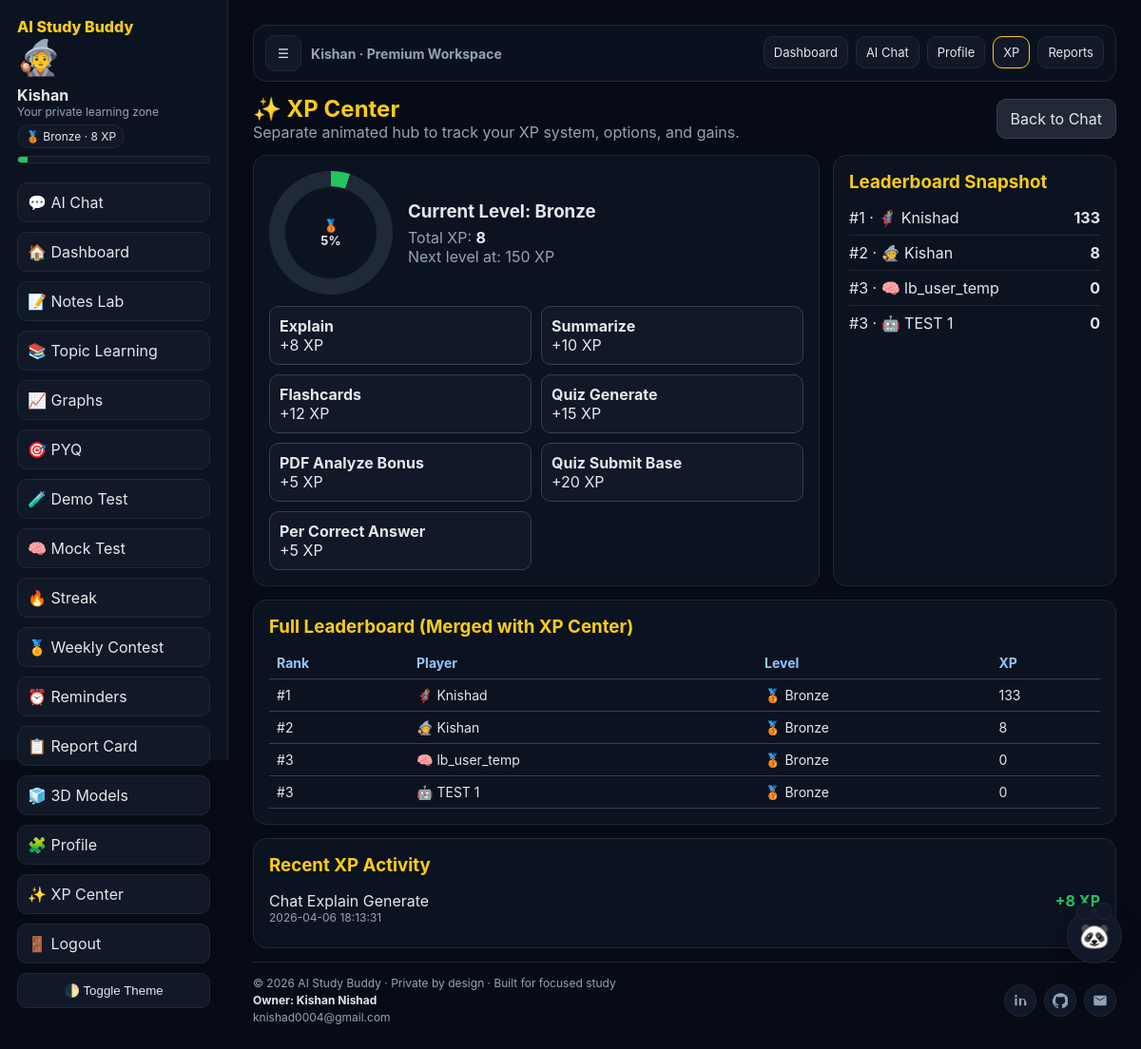
The app's page /xp-center (signed in) with its own data.
### tables this page shows
CREATE TABLE users (
            id INTEGER PRIMARY KEY AUTOINCREMENT,
            username TEXT UNIQUE NOT NULL,
            password_hash TEXT NOT NULL,
            avatar TEXT NOT NULL,
            created_at TEXT NOT NULL
        , xp INTEGER NOT NULL DEFAULT 0);

CREATE TABLE xp_events (
            id INTEGER PRIMARY KEY AUTOINCREMENT,
            user_id INTEGER NOT NULL,
            action TEXT NOT NULL,
            points INTEGER NOT NULL,
            date TEXT NOT NULL,
            FOREIGN KEY(user_id) REFERENCES users(id)
        );

### app.py (the view)
    @app.get("/xp-center")
    @login_required
    def xp_center():
        level_info = get_level_info(int(g.user["xp"]))
        events = get_user_xp_events(app, g.user["id"], 25)
        leaderboard = get_leaderboard(app, 50)
        return render_template(
            "xp_center.html",
            user=g.user,
            level_info=level_info,
            xp_rules=XP_RULES,
            events=events,
            leaderboard=leaderboard,
        )

### app.py (called while the page is built)
def get_db_connection(app: Flask) -> sqlite3.Connection:
    conn = sqlite3.connect(app.config["DATABASE_PATH"])
    conn.row_factory = sqlite3.Row
    return conn

def login_required(view):
    @wraps(view)
    def wrapped_view(*args, **kwargs):
        if "user_id" not in session:
            return redirect(url_for("login"))
        return view(*args, **kwargs)
    return wrapped_view

def get_current_user(app: Flask):
    user_id = session.get("user_id")
    if not user_id:
        return None
    conn = get_db_connection(app)
    user = conn.execute("SELECT id, username, avatar, xp FROM users WHERE id = ?", (user_id,)).fetchone()
    conn.close()
    return user

def get_level_info(xp: int):
    current_name = "Bronze"
    current_icon = "🥉"
    next_threshold = None
    for threshold, name, icon in LEVELS:
        if xp >= threshold:
            current_name = name
            current_icon = icon
        elif next_threshold is None:
            next_threshold = threshold
    progress_to_next = 100
    if next_threshold is not None:
        previous_threshold = 0
        for threshold, _, _ in LEVELS:
            if threshold <= xp:
                previous_threshold = threshold
        span = max(next_threshold - previous_threshold, 1)
        progress_to_next = int(((xp - previous_threshold) / span) * 100)
    return {
        "name": current_name,
        "icon": current_icon,
        "next_threshold": next_threshold,
        "progress": max(0, min(progress_to_next, 100)),
    }

def get_user_xp_events(app: Flask, user_id: int, limit: int = 20):
    conn = get_db_connection(app)
    rows = conn.execute(
        """
        SELECT action, points, date
        FROM xp_events
        WHERE user_id = ?
        ORDER BY id DESC
        LIMIT ?
        """,
        (user_id, limit),
    ).fetchall()
    conn.close()
    return rows

### templates/xp_center.html (shortened to what this page needs)
{% extends 'base.html' %}
{% block content %}
<section class="hero">
  <div>
    <h1>✨ XP Center</h1>
    <p style="color:#94a3b8">Separate animated hub to track your XP system, options, and gains.</p>
  </div>
  <a href="{{ url_for('chat') }}" style="padding:10px 14px;border-radius:10px;border:1px solid #334155;background:#1f2937">Back to Chat</a>
</section>
<div class="grid">
  <section class="panel">
    <div style="display:flex;gap:16px;align-items:center;flex-wrap:wrap">
      <div class="xp-ring" id="xpRing" data-progress="{{ level_info['progress'] }}">
        <div class="xp-ring-label">
          {{ level_info['icon'] }}<br>
          {{ level_info['progress'] }}%
        </div>
      </div>
      <div>
        <h3 style="margin-bottom:6px">Current Level: {{ level_info['name'] }}</h3>
        <div style="color:#94a3b8">Total XP: <strong style="color:#e5e7eb">{{ user['xp'] }}</strong></div>
        {% if level_info['next_threshold'] %}
        <div style="color:#94a3b8">Next level at: {{ level_info['next_threshold'] }} XP</div>
        {% else %}
        <div style="color:#22c55e">Max level reached!</div>
        {% endif %}
      </div>
    </div>
    <div class="rules">
      <div class="rule"><strong>Explain</strong><div>+{{ xp_rules['explain'] }} XP</div></div>
      <div class="rule"><strong>Summarize</strong><div>+{{ xp_rules['summarize'] }} XP</div></div>
      <div class="rule"><strong>Flashcards</strong><div>+{{ xp_rules['flashcards'] }} XP</div></div>
      <div class="rule"><strong>Quiz Generate</strong><div>+{{ xp_rules['quiz'] }} XP</div></div>
      <div class="rule"><strong>PDF Analyze Bonus</strong><div>+{{ xp_rules['pdf_bonus'] }} XP</div></div>
      <div class="rule"><strong>Quiz Submit Base</strong><div>+{{ xp_rules['quiz_submit_base'] }} XP</div></div>
      <div class="rule"><strong>Per Correct Answer</strong><div>+{{ xp_rules['per_correct_answer'] }} XP</div></div>
    </div>
  </section>
  <section class="panel">
    <h3 style="margin-bottom:8px;color:#facc15">Leaderboard Snapshot</h3>
    {% for item in leaderboard[:10] %}
      <div class="rank-row">
        <div>#{{ item['rank'] }} · {{ item['avatar'] }} {{ item['username'] }}</div>
        <strong>{{ item['xp'] }}</strong>
      </div>
    {% endfor %}
  </section>
</div>
<section class="panel">
  <h3 style="margin-bottom:8px;color:#facc15">Full Leaderboard (Merged with XP Center)</h3>
  <table class="rank-table">
    <thead>
      <tr><th>Rank</th><th>Player</th><th>Level</th><th>XP</th></tr>
    </thead>
    <tbody>
      {% for item in leaderboard[:25] %}
      <tr>
        <td>#{{ item['rank'] }}</td>
        <td>{{ item['avatar'] }} {{ item['username'] }}</td>
        <td>{{ item['level']['icon'] }} {{ item['level']['name'] }}</td>
        <td>{{ item['xp'] }}</td>
      </tr>
      {% endfor %}
    </tbody>
  </table>
</section>
<section class="panel">
  <h3 style="margin-bottom:8px;color:#facc15">Recent XP Activity</h3>
  {% if events %}
    {% for event in events %}
      <div class="event">
        <div>
          <div style="text-transform:capitalize">{{ event['action'].replace('_', ' ') }}</div>
          <div style="font-size:12px;color:#94a3b8">{{ event['date'] }}</div>
        </div>
        <div class="plus">+{{ event['points'] }} XP</div>
      </div>
    {% endfor %}
  {% else %}
    <div style="color:#94a3b8">No XP activity yet. Do tasks in Chat to start earning XP.</div>
  {% endif %}
</section>
{% endblock %}

### templates/base.html (shortened to what this page needs)
<!DOCTYPE html>
<html lang="en">
<head>
</head>
<body>
  <div class="layout">
    {% if user %}
    <aside class="sidebar" id="appSidebar">
      <div class="sidebar-top">
        <div class="brand">AI Study Buddy</div>
      </div>
      <div class="avatar-badge">{{ user['avatar'] }}</div>
      <div><strong>{{ user['username'] }}</strong></div>
      <div class="small">Your private learning zone</div>
      {% if current_level %}
      <div class="level-pill">{{ current_level['icon'] }} {{ current_level['name'] }} · {{ user['xp'] }} XP</div>
      <div class="progress-track"><div class="progress-bar" data-progress="{{ current_level['progress'] }}"></div></div>
      {% endif %}
      <nav class="menu">
        <a href="{{ url_for('chat') }}">💬 AI Chat</a>
        <a href="{{ url_for('dashboard') }}">🏠 Dashboard</a>
        <a href="{{ url_for('notes_lab') }}">📝 Notes Lab</a>
        <a href="{{ url_for('topic_learning') }}">📚 Topic Learning</a>
        <a href="{{ url_for('graphs_page') }}">📈 Graphs</a>
        <a href="{{ url_for('pyq_page') }}">🎯 PYQ</a>
        <a href="{{ url_for('demo_test') }}">🧪 Demo Test</a>
        <a href="{{ url_for('mock_test') }}">🧠 Mock Test</a>
        <a href="{{ url_for('streak_page') }}">🔥 Streak</a>
        <a href="{{ url_for('weekly_contest') }}">🏅 Weekly Contest</a>
        <a href="{{ url_for('reminders_page') }}">⏰ Reminders</a>
        <a href="{{ url_for('report_card') }}">📋 Report Card</a>
        <a href="{{ url_for('models_3d') }}">🧊 3D Models</a>
        <a href="{{ url_for('profile') }}">🧩 Profile</a>
        <a href="{{ url_for('xp_center') }}">✨ XP Center</a>
        <a href="{{ url_for('logout') }}">🚪 Logout</a>
      </nav>
      <button id="themeToggle" class="theme-toggle" type="button">🌓 Toggle Theme</button>
    </aside>
    {% endif %}
    <main class="main">
      {% if user %}
      <header class="topbar">
        <div class="topbar-left">
          <button id="sidebarToggle" class="sidebar-toggle" type="button" aria-label="Toggle sidebar">☰</button>
          <div class="top-title">{{ user['username'] }} · Premium Workspace</div>
        </div>
        <nav class="top-links" aria-label="Quick navigation">
          <a href="{{ url_for('dashboard') }}" class="{% if request.endpoint == 'dashboard' %}active{% endif %}">Dashboard</a>
          <a href="{{ url_for('chat') }}" class="{% if request.endpoint == 'chat' %}active{% endif %}">AI Chat</a>
          <a href="{{ url_for('profile') }}" class="{% if request.endpoint == 'profile' %}active{% endif %}">Profile</a>
          <a href="{{ url_for('xp_center') }}" class="{% if request.endpoint == 'xp_center' %}active{% endif %}">XP</a>
          <a href="{{ url_for('report_card') }}" class="{% if request.path.startswith('/report-card') %}active{% endif %}">Reports</a>
        </nav>
      </header>
      {% endif %}
      <div class="main-content">
      {% block content %}{% endblock %}
      <footer class="footer">
        <div class="footer-row">
          <div class="owner">
            <div>© 2026 AI Study Buddy · Private by design · Built for focused study</div>
            <strong>Owner: Kishan Nishad</strong>
            <div class="owner-mail">knishad0004@gmail.com</div>
          </div>
          <div class="owner-icons">
            <a class="icon-btn icon-wrap" data-tooltip="LinkedIn" href="https://www.linkedin.com/in/kishan-nishad-161a73392" target="_blank" rel="noopener noreferrer" aria-label="LinkedIn" title="LinkedIn">
              <svg viewBox="0 0 24 24" aria-hidden="true"><path d="M6.94 8.5H3.56V20h3.38V8.5zM5.25 7.03a1.97 1.97 0 1 0 0-3.94 1.97 1.97 0 0 0 0 3.94zM20.44 13.37c0-3.07-1.64-4.5-3.82-4.5-1.76 0-2.55.97-2.99 1.65V8.5h-3.38V20h3.38v-6.43c0-1.7.32-3.34 2.43-3.34 2.08 0 2.11 1.95 2.11 3.45V20h3.38v-6.63z"/></svg>
            </a>
            <a class="icon-btn icon-wrap" data-tooltip="GitHub" href="https://github.com/code-with-kishan" target="_blank" rel="noopener noreferrer" aria-label="GitHub" title="GitHub">
            </a>
            <a class="icon-btn icon-wrap" data-tooltip="Email" href="mailto:knishad0004@gmail.com" aria-label="Email" title="Email">
              <svg viewBox="0 0 24 24" aria-hidden="true"><path d="M20 4H4a2 2 0 0 0-2 2v12a2 2 0 0 0 2 2h16a2 2 0 0 0 2-2V6a2 2 0 0 0-2-2zm0 3.2-8 5-8-5V6l8 5 8-5v1.2z"/></svg>
            </a>
          </div>
        </div>
      </footer>
      </div>
    </main>
  </div>
  {% if user %}
  <button id="buddyFab" class="buddy-fab" type="button" aria-label="Open AI helper">🐼</button>
  {% endif %}
</body>
</html>

### templates/base.html (style rules this page uses)
:root { --bg:#070b16; --text:#e5e7eb; --muted:#94a3b8; --card:#0b1220; --card-2:#111827; --border:#1f2937; --accent:#facc15; --chat-panel:#1d1336; --chat-head:#2a1a4f; --chat-ai:#261a45; --chat-user:#1f2937; }
* { margin:0;padding:0;box-sizing:border-box }
body { font-family:Inter,system-ui,-apple-system,sans-serif;background:var(--bg);color:var(--text);transition:background .2s ease,color .2s ease;overflow-x:hidden }
a { text-decoration:none;color:inherit }
.layout { display:grid;grid-template-columns:240px 1fr;min-height:100vh }
.sidebar { background:var(--card);border-right:1px solid var(--border);padding:18px;position:sticky;top:0;height:100vh }
.sidebar-top { display:flex;align-items:center;justify-content:space-between;gap:10px }
.sidebar-top .brand { margin-bottom:0 }
.brand { font-weight:800;color:var(--accent);margin-bottom:20px }
.avatar-badge { font-size:36px;margin-bottom:8px }
.small { font-size:12px;color:var(--muted) }
.level-pill { display:inline-block;margin-top:6px;padding:4px 8px;border-radius:999px;background:var(--card-2);border:1px solid var(--border);font-size:12px }
.progress-track { height:8px;background:var(--card-2);border-radius:999px;overflow:hidden;margin-top:8px;border:1px solid var(--border) }
.progress-bar { height:100%;background:#22c55e }
.menu { display:flex;flex-direction:column;gap:10px;margin-top:20px }
.menu a { padding:10px;border-radius:10px;background:var(--card-2);border:1px solid var(--border) }
.theme-toggle { margin-top:10px;padding:10px;border-radius:10px;border:1px solid var(--border);background:var(--card-2);color:var(--text);cursor:pointer;width:100% }
.main { padding:26px;display:flex;flex-direction:column;min-height:100vh }
.topbar { position:sticky;top:0;z-index:80;display:flex;align-items:center;justify-content:space-between;gap:10px;padding:10px 12px;border:1px solid var(--border);background:rgba(11,18,32,.9);border-radius:14px;margin-bottom:14px }
.topbar-left { display:flex;align-items:center;gap:10px;min-width:0 }
.sidebar-toggle { width:38px;height:38px;border-radius:10px;border:1px solid var(--border);background:var(--card-2);color:var(--text);display:flex;align-items:center;justify-content:center;cursor:pointer;flex:0 0 auto }
.top-title { font-weight:700;font-size:14px;white-space:nowrap;overflow:hidden;text-overflow:ellipsis;color:var(--muted) }
.top-links { display:flex;align-items:center;gap:8px;overflow:auto;padding-bottom:2px }
.top-links a { padding:8px 10px;border-radius:10px;border:1px solid var(--border);background:var(--card-2);font-size:13px;white-space:nowrap;transition:transform .2s ease,border-color .2s ease }
.top-links a.active { border-color:var(--accent);color:var(--text) }
.main-content { display:flex;flex-direction:column;min-height:calc(100vh - 120px) }
.footer { margin-top:auto;padding-top:14px;border-top:1px solid var(--border);color:var(--muted);font-size:12px }
.footer-row { display:flex;justify-content:space-between;align-items:center;gap:12px;flex-wrap:wrap }
.owner { display:flex;flex-direction:column;gap:3px }
.owner strong { color:var(--text) }
.owner-mail { color:var(--muted) }
.owner-icons { display:flex;gap:8px;align-items:center }
.icon-btn { width:34px;height:34px;display:flex;align-items:center;justify-content:center;border-radius:50%;background:var(--card-2);border:1px solid var(--border);color:var(--muted);transition:all .2s ease }
.icon-btn svg { width:16px;height:16px;fill:currentColor }
.icon-wrap { position:relative }
.icon-wrap::after { content:attr(data-tooltip); position:absolute; left:50%; transform:translateX(-50%); bottom:42px; background:var(--card-2); color:var(--text); border:1px solid var(--border); font-size:11px; padding:4px 7px; border-radius:6px; white-space:nowrap; opacity:0; pointer-events:none; transition:opacity .2s ease; }
.buddy-fab { position:fixed; right:20px; bottom:120px; width:58px; height:58px; border-radius:50%; border:1px solid var(--border); background:var(--card-2); color:var(--text); font-size:26px; cursor:pointer; z-index:90; box-shadow:0 10px 25px rgba(0,0,0,.35); animation:buddyPulse 2.2s ease-in-out infinite; }
.buddy-fab::before,.buddy-fab::after { content:'';position:absolute;top:-7px;width:16px;height:16px;background:var(--card-2);border:1px solid var(--border);border-radius:50% }
.buddy-fab::before { left:9px }
.buddy-fab::after { right:9px }

### records on screen
users: avatar "🧙", username "Kishan", xp "8", rank "2", level.icon "🥉", level.name "Bronze"
users: rank "1", avatar "🦸", username "Knishad", xp "133", level.icon "🥉", level.name "Bronze"
users: rank "3", avatar "🧠", username "lb_user_temp", xp "0", level.icon "🥉", level.name "Bronze"
users: rank "3", avatar "🤖", username "TEST 1", xp "0", level.icon "🥉", level.name "Bronze"
xp_events: action.replace "Chat Explain Generate", date "2026-04-06 18:13:31", points "8"

### other values on screen
{{ current_level['icon'] }} "🥉"
{{ current_level['name'] }} "Bronze"
{{ level_info['icon'] }} "🥉"
{{ level_info['progress'] }} "5"
{{ level_info['name'] }} "Bronze"
{{ level_info['next_threshold'] }} "150"
{{ xp_rules['explain'] }} "8"
{{ xp_rules['summarize'] }} "10"
{{ xp_rules['flashcards'] }} "12"
{{ xp_rules['quiz'] }} "15"
{{ xp_rules['pdf_bonus'] }} "5"
{{ xp_rules['quiz_submit_base'] }} "20"
{{ xp_rules['per_correct_answer'] }} "5"
